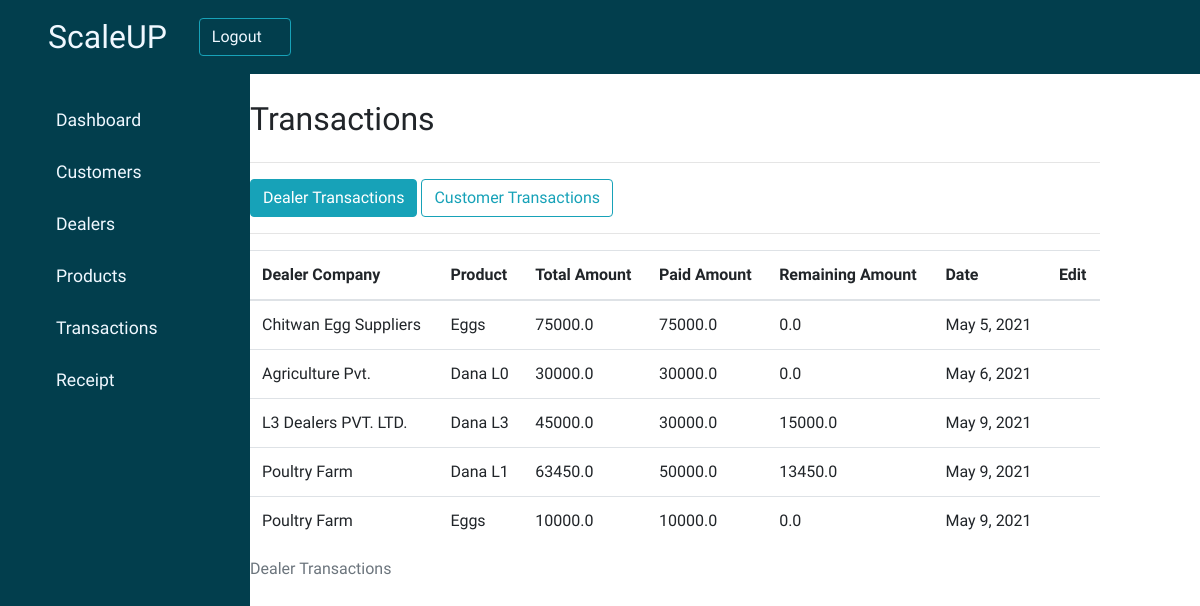
Screenshot of /transactions/ with the database file from the repository.
### productmanagement/models.py (models this page shows, shortened)
class DealerTransaction(models.Model):
    dealer = models.ForeignKey(Dealers, on_delete=models.CASCADE, blank=True, null=True)
    product = models.ForeignKey(Products, on_delete=models.CASCADE, blank=True, null=True)
    total_amount = models.FloatField(blank=True, null=True)
    paid_amount = models.FloatField(blank=True, null=True)
    remaining_due = models.FloatField(blank=True, null=True)
    date = models.DateField(auto_now_add=False, auto_now=True)

class Products(models.Model):
        item_name = models.CharField(max_length=50, blank=True, null=True)
        category = models.CharField(max_length=50, blank=True, null=True)
        quantity = models.IntegerField(default='0', blank=True, null=True)
        rate = models.FloatField(blank=False,null=False)
        amount = models.FloatField(blank=False,null=False)
        receive_quantity = models.IntegerField(default='0', blank=True, null=True)
        received_date = models.DateField(blank=True, null=True)
        expiry_date = models.DateField(blank=True, null=True)
        dealer = models.ManyToManyField(Dealers, blank=True, null=True)
        customer = models.ManyToManyField(Customer, blank=True, null=True)
        issue_quantity = models.IntegerField(default='0', blank=True, null=True)
        reorder_level = models.IntegerField(default='0', blank=True, null=True)
        last_updated = models.DateField(auto_now_add=False, auto_now=True)

### dealers/models.py (models this page shows, shortened)
class Dealers(models.Model):
    firstname = models.CharField(max_length=100)
    lastname = models.CharField(max_length=100)
    company = models.CharField(max_length=100)
    address = models.CharField(max_length=100)
    email_address = models.EmailField(max_length=254)
    phone = PhoneNumberField()
    added_date = models.DateField(blank=True)

### productmanagement/views.py (the view)
# urls.py: path('transactions/',views.transactions, name='transactions'),
def transactions(request):
    dealer = DealerTransaction.objects.all()
    customer = CustomerTransaction.objects.all()
    context = {'dealer':dealer, 'customer':customer}
    return render(request, "transactions.htm", context)

### productmanagement/templates/transactions.htm (shortened to what this page needs)
{% extends "customer_management/base.htm"%}
{% block content %}
    <div class="main-content" style="padding-left: 15%;">
        <div class="header-title">
            <h2>
                <label>
                    Transactions
                </label>
            </h2>
            <hr>
        </div>
        <div>
            <button type="button" class="btn btn-outline-info active" id="dealer-btn" onclick="display_dealer()">Dealer Transactions</button>
            <button type="button" class="btn btn-outline-info" id="customer-btn" onclick="display_customer()">Customer Transactions</button>
            <hr>
        </div>
        <div id="dealer-table" style="display: block;" class="table-responsive">
            <table id='myTable' class="table table-hover">
                <caption>Dealer Transactions</caption>
                <thead>
                    <tr>
                        <th scope="col">Dealer Company</th>
                        <th scope="col">Product</th>
                        <th scope="col">Total Amount</th>
                        <th scope="col">Paid Amount</th>
                        <th scope="col">Remaining Amount</th>
                        <th scope="col">Date</th>
                        <th scope="col">Edit</th>
                    </tr>
                </thead>
                <tbody>
                    {% for dealer in dealer %}
                    <tr>
                        <td>{{dealer.dealer.company}}</td>
                        <td>{{dealer.product.item_name}}</td>
                        <td>{{dealer.total_amount}}</td>
                        <td>{{dealer.paid_amount}}</td>
                        <td>{{dealer.remaining_due}}</td>
                        <td>{{dealer.date}}</td>
                        <td><a href="{% url 'productmanagement:update' dealer.id %}"><em class="lar la-edit"></em></a></td>
                    </tr>
                    {% endfor %}
                </tbody>
            </table>
        </div>
    </div>
{% endblock %}

### static/dashboard.css (style rules this page uses)
:root { --main-color: #023e4d; --color-dark: #f8f8fa; text-decoration: none; }
* { box-sizing: border-box; list-style-type: none; text-decoration: none; font-family: "Trirong", sans-serif; }

### rows the page displays
DealerTransaction: dealer.company "Chitwan Egg Suppliers", product.item_name "Eggs", total_amount "75000.0", paid_amount "75000.0", remaining_due "0.0", date "May 5, 2021"
DealerTransaction: dealer.company "Agriculture Pvt.", product.item_name "Dana L0", total_amount "30000.0", paid_amount "30000.0", remaining_due "0.0", date "May 6, 2021"
DealerTransaction: dealer.company "L3 Dealers PVT. LTD.", product.item_name "Dana L3", total_amount "45000.0", paid_amount "30000.0", remaining_due "15000.0", date "May 9, 2021"
DealerTransaction: dealer.company "Poultry Farm", product.item_name "Dana L1", total_amount "63450.0", paid_amount "50000.0", remaining_due "13450.0", date "May 9, 2021"
DealerTransaction: dealer.company "Poultry Farm", product.item_name "Eggs", total_amount "10000.0", paid_amount "10000.0", remaining_due "0.0", date "May 9, 2021"
